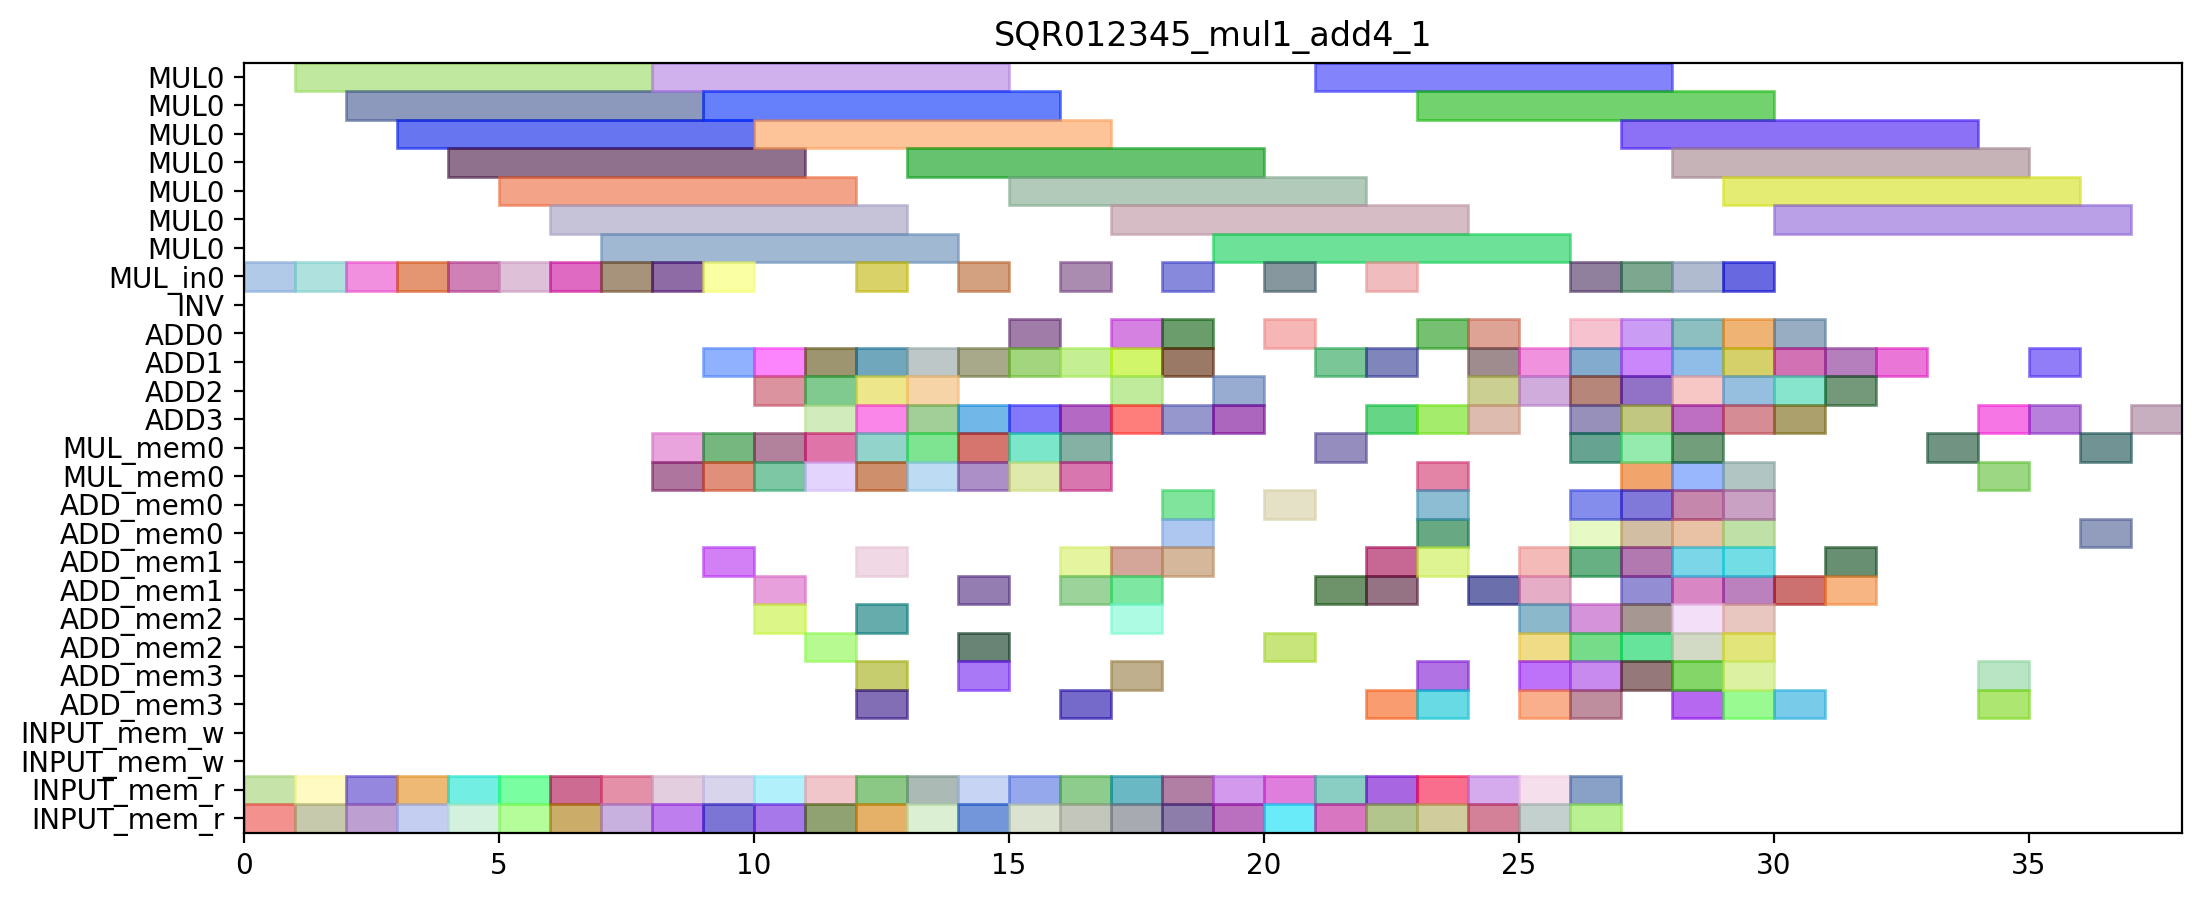

Reproduce this figure in Python.
from pyschedule import Scenario, solvers, plotters, alt

def solve_SQR012345_mul1_add4_1(ConstStep, ExpStep):
	horizon = 117
	S=Scenario("SQR012345_mul1_add4_1",horizon = horizon)

	# resource
	MUL = S.Resources('MUL', num=1, size=7)
	MUL_in = S.Resources('MUL_in', num=1)
	INV = S.Resource('INV')
	ADD = S.Resources('ADD', num=4, periods=range(1, horizon))
	MUL_mem = S.Resources('MUL_mem', num=1, size=2)
	ADD_mem = S.Resources('ADD_mem', num=4, size=2)
	INPUT_mem_w = S.Resource('INPUT_mem_w', size=2)
	INPUT_mem_r = S.Resource('INPUT_mem_r', size=2)

	# result of previous scheduling
	T6T1_in = S.Task('T6T1_in', length=1, delay_cost=1)
	S += T6T1_in >= 0
	T6T1_in += MUL_in[0]

	T6T1_mem0 = S.Task('T6T1_mem0', length=1, delay_cost=1)
	S += T6T1_mem0 >= 0
	T6T1_mem0 += INPUT_mem_r

	T6T1_mem1 = S.Task('T6T1_mem1', length=1, delay_cost=1)
	S += T6T1_mem1 >= 0
	T6T1_mem1 += INPUT_mem_r

	T6T0_in = S.Task('T6T0_in', length=1, delay_cost=1)
	S += T6T0_in >= 1
	T6T0_in += MUL_in[0]

	T6T0_mem0 = S.Task('T6T0_mem0', length=1, delay_cost=1)
	S += T6T0_mem0 >= 1
	T6T0_mem0 += INPUT_mem_r

	T6T0_mem1 = S.Task('T6T0_mem1', length=1, delay_cost=1)
	S += T6T0_mem1 >= 1
	T6T0_mem1 += INPUT_mem_r

	T6T1 = S.Task('T6T1', length=7, delay_cost=1)
	S += T6T1 >= 1
	T6T1 += MUL[0]

	T6T0 = S.Task('T6T0', length=7, delay_cost=1)
	S += T6T0 >= 2
	T6T0 += MUL[0]

	T7T1_in = S.Task('T7T1_in', length=1, delay_cost=1)
	S += T7T1_in >= 2
	T7T1_in += MUL_in[0]

	T7T1_mem0 = S.Task('T7T1_mem0', length=1, delay_cost=1)
	S += T7T1_mem0 >= 2
	T7T1_mem0 += INPUT_mem_r

	T7T1_mem1 = S.Task('T7T1_mem1', length=1, delay_cost=1)
	S += T7T1_mem1 >= 2
	T7T1_mem1 += INPUT_mem_r

	T7T0_in = S.Task('T7T0_in', length=1, delay_cost=1)
	S += T7T0_in >= 3
	T7T0_in += MUL_in[0]

	T7T0_mem0 = S.Task('T7T0_mem0', length=1, delay_cost=1)
	S += T7T0_mem0 >= 3
	T7T0_mem0 += INPUT_mem_r

	T7T0_mem1 = S.Task('T7T0_mem1', length=1, delay_cost=1)
	S += T7T0_mem1 >= 3
	T7T0_mem1 += INPUT_mem_r

	T7T1 = S.Task('T7T1', length=7, delay_cost=1)
	S += T7T1 >= 3
	T7T1 += MUL[0]

	T5T0_in = S.Task('T5T0_in', length=1, delay_cost=1)
	S += T5T0_in >= 4
	T5T0_in += MUL_in[0]

	T5T0_mem0 = S.Task('T5T0_mem0', length=1, delay_cost=1)
	S += T5T0_mem0 >= 4
	T5T0_mem0 += INPUT_mem_r

	T5T0_mem1 = S.Task('T5T0_mem1', length=1, delay_cost=1)
	S += T5T0_mem1 >= 4
	T5T0_mem1 += INPUT_mem_r

	T7T0 = S.Task('T7T0', length=7, delay_cost=1)
	S += T7T0 >= 4
	T7T0 += MUL[0]

	T5T0 = S.Task('T5T0', length=7, delay_cost=1)
	S += T5T0 >= 5
	T5T0 += MUL[0]

	T5T1_in = S.Task('T5T1_in', length=1, delay_cost=1)
	S += T5T1_in >= 5
	T5T1_in += MUL_in[0]

	T5T1_mem0 = S.Task('T5T1_mem0', length=1, delay_cost=1)
	S += T5T1_mem0 >= 5
	T5T1_mem0 += INPUT_mem_r

	T5T1_mem1 = S.Task('T5T1_mem1', length=1, delay_cost=1)
	S += T5T1_mem1 >= 5
	T5T1_mem1 += INPUT_mem_r

	T3T1_in = S.Task('T3T1_in', length=1, delay_cost=1)
	S += T3T1_in >= 6
	T3T1_in += MUL_in[0]

	T3T1_mem0 = S.Task('T3T1_mem0', length=1, delay_cost=1)
	S += T3T1_mem0 >= 6
	T3T1_mem0 += INPUT_mem_r

	T3T1_mem1 = S.Task('T3T1_mem1', length=1, delay_cost=1)
	S += T3T1_mem1 >= 6
	T3T1_mem1 += INPUT_mem_r

	T5T1 = S.Task('T5T1', length=7, delay_cost=1)
	S += T5T1 >= 6
	T5T1 += MUL[0]

	T3T0_in = S.Task('T3T0_in', length=1, delay_cost=1)
	S += T3T0_in >= 7
	T3T0_in += MUL_in[0]

	T3T0_mem0 = S.Task('T3T0_mem0', length=1, delay_cost=1)
	S += T3T0_mem0 >= 7
	T3T0_mem0 += INPUT_mem_r

	T3T0_mem1 = S.Task('T3T0_mem1', length=1, delay_cost=1)
	S += T3T0_mem1 >= 7
	T3T0_mem1 += INPUT_mem_r

	T3T1 = S.Task('T3T1', length=7, delay_cost=1)
	S += T3T1 >= 7
	T3T1 += MUL[0]

	T0T2_in = S.Task('T0T2_in', length=1, delay_cost=1)
	S += T0T2_in >= 8
	T0T2_in += MUL_in[0]

	T0T2_mem0 = S.Task('T0T2_mem0', length=1, delay_cost=1)
	S += T0T2_mem0 >= 8
	T0T2_mem0 += INPUT_mem_r

	T0T2_mem1 = S.Task('T0T2_mem1', length=1, delay_cost=1)
	S += T0T2_mem1 >= 8
	T0T2_mem1 += INPUT_mem_r

	T3T0 = S.Task('T3T0', length=7, delay_cost=1)
	S += T3T0 >= 8
	T3T0 += MUL[0]

	T60_mem0 = S.Task('T60_mem0', length=1, delay_cost=1)
	S += T60_mem0 >= 8
	T60_mem0 += MUL_mem[0]

	T60_mem1 = S.Task('T60_mem1', length=1, delay_cost=1)
	S += T60_mem1 >= 8
	T60_mem1 += MUL_mem[0]

	T0T2 = S.Task('T0T2', length=7, delay_cost=1)
	S += T0T2 >= 9
	T0T2 += MUL[0]

	T4T2_in = S.Task('T4T2_in', length=1, delay_cost=1)
	S += T4T2_in >= 9
	T4T2_in += MUL_in[0]

	T4T2_mem0 = S.Task('T4T2_mem0', length=1, delay_cost=1)
	S += T4T2_mem0 >= 9
	T4T2_mem0 += INPUT_mem_r

	T4T2_mem1 = S.Task('T4T2_mem1', length=1, delay_cost=1)
	S += T4T2_mem1 >= 9
	T4T2_mem1 += INPUT_mem_r

	T60 = S.Task('T60', length=1, delay_cost=1)
	S += T60 >= 9
	T60 += ADD[1]

	T6T5_mem0 = S.Task('T6T5_mem0', length=1, delay_cost=1)
	S += T6T5_mem0 >= 9
	T6T5_mem0 += MUL_mem[0]

	T6T5_mem1 = S.Task('T6T5_mem1', length=1, delay_cost=1)
	S += T6T5_mem1 >= 9
	T6T5_mem1 += MUL_mem[0]

	T0T0_mem0 = S.Task('T0T0_mem0', length=1, delay_cost=1)
	S += T0T0_mem0 >= 10
	T0T0_mem0 += INPUT_mem_r

	T0T0_mem1 = S.Task('T0T0_mem1', length=1, delay_cost=1)
	S += T0T0_mem1 >= 10
	T0T0_mem1 += INPUT_mem_r

	T4T2 = S.Task('T4T2', length=7, delay_cost=1)
	S += T4T2 >= 10
	T4T2 += MUL[0]

	T6T5 = S.Task('T6T5', length=1, delay_cost=1)
	S += T6T5 >= 10
	T6T5 += ADD[1]

	T70_mem0 = S.Task('T70_mem0', length=1, delay_cost=1)
	S += T70_mem0 >= 10
	T70_mem0 += MUL_mem[0]

	T70_mem1 = S.Task('T70_mem1', length=1, delay_cost=1)
	S += T70_mem1 >= 10
	T70_mem1 += MUL_mem[0]

	T0T0 = S.Task('T0T0', length=1, delay_cost=1)
	S += T0T0 >= 11
	T0T0 += ADD[3]

	T0T1_mem0 = S.Task('T0T1_mem0', length=1, delay_cost=1)
	S += T0T1_mem0 >= 11
	T0T1_mem0 += INPUT_mem_r

	T0T1_mem1 = S.Task('T0T1_mem1', length=1, delay_cost=1)
	S += T0T1_mem1 >= 11
	T0T1_mem1 += INPUT_mem_r

	T70 = S.Task('T70', length=1, delay_cost=1)
	S += T70 >= 11
	T70 += ADD[2]

	T7T5_mem0 = S.Task('T7T5_mem0', length=1, delay_cost=1)
	S += T7T5_mem0 >= 11
	T7T5_mem0 += MUL_mem[0]

	T7T5_mem1 = S.Task('T7T5_mem1', length=1, delay_cost=1)
	S += T7T5_mem1 >= 11
	T7T5_mem1 += MUL_mem[0]

	T00_in = S.Task('T00_in', length=1, delay_cost=1)
	S += T00_in >= 12
	T00_in += MUL_in[0]

	T00_mem0 = S.Task('T00_mem0', length=1, delay_cost=1)
	S += T00_mem0 >= 12
	T00_mem0 += ADD_mem[3]

	T00_mem1 = S.Task('T00_mem1', length=1, delay_cost=1)
	S += T00_mem1 >= 12
	T00_mem1 += ADD_mem[3]

	T0T1 = S.Task('T0T1', length=1, delay_cost=1)
	S += T0T1 >= 12
	T0T1 += ADD[3]

	T5T5_mem0 = S.Task('T5T5_mem0', length=1, delay_cost=1)
	S += T5T5_mem0 >= 12
	T5T5_mem0 += MUL_mem[0]

	T5T5_mem1 = S.Task('T5T5_mem1', length=1, delay_cost=1)
	S += T5T5_mem1 >= 12
	T5T5_mem1 += MUL_mem[0]

	T6T2_mem0 = S.Task('T6T2_mem0', length=1, delay_cost=1)
	S += T6T2_mem0 >= 12
	T6T2_mem0 += INPUT_mem_r

	T6T2_mem1 = S.Task('T6T2_mem1', length=1, delay_cost=1)
	S += T6T2_mem1 >= 12
	T6T2_mem1 += INPUT_mem_r

	T7T5 = S.Task('T7T5', length=1, delay_cost=1)
	S += T7T5 >= 12
	T7T5 += ADD[2]

	T00 = S.Task('T00', length=7, delay_cost=1)
	S += T00 >= 13
	T00 += MUL[0]

	T50_mem0 = S.Task('T50_mem0', length=1, delay_cost=1)
	S += T50_mem0 >= 13
	T50_mem0 += MUL_mem[0]

	T50_mem1 = S.Task('T50_mem1', length=1, delay_cost=1)
	S += T50_mem1 >= 13
	T50_mem1 += MUL_mem[0]

	T5T5 = S.Task('T5T5', length=1, delay_cost=1)
	S += T5T5 >= 13
	T5T5 += ADD[1]

	T6T2 = S.Task('T6T2', length=1, delay_cost=1)
	S += T6T2 >= 13
	T6T2 += ADD[2]

	T6T3_mem0 = S.Task('T6T3_mem0', length=1, delay_cost=1)
	S += T6T3_mem0 >= 13
	T6T3_mem0 += INPUT_mem_r

	T6T3_mem1 = S.Task('T6T3_mem1', length=1, delay_cost=1)
	S += T6T3_mem1 >= 13
	T6T3_mem1 += INPUT_mem_r

	T3T3_mem0 = S.Task('T3T3_mem0', length=1, delay_cost=1)
	S += T3T3_mem0 >= 14
	T3T3_mem0 += INPUT_mem_r

	T3T3_mem1 = S.Task('T3T3_mem1', length=1, delay_cost=1)
	S += T3T3_mem1 >= 14
	T3T3_mem1 += INPUT_mem_r

	T3T5_mem0 = S.Task('T3T5_mem0', length=1, delay_cost=1)
	S += T3T5_mem0 >= 14
	T3T5_mem0 += MUL_mem[0]

	T3T5_mem1 = S.Task('T3T5_mem1', length=1, delay_cost=1)
	S += T3T5_mem1 >= 14
	T3T5_mem1 += MUL_mem[0]

	T50 = S.Task('T50', length=1, delay_cost=1)
	S += T50 >= 14
	T50 += ADD[1]

	T6T3 = S.Task('T6T3', length=1, delay_cost=1)
	S += T6T3 >= 14
	T6T3 += ADD[3]

	T6T4_in = S.Task('T6T4_in', length=1, delay_cost=1)
	S += T6T4_in >= 14
	T6T4_in += MUL_in[0]

	T6T4_mem0 = S.Task('T6T4_mem0', length=1, delay_cost=1)
	S += T6T4_mem0 >= 14
	T6T4_mem0 += ADD_mem[2]

	T6T4_mem1 = S.Task('T6T4_mem1', length=1, delay_cost=1)
	S += T6T4_mem1 >= 14
	T6T4_mem1 += ADD_mem[3]

	T30_mem0 = S.Task('T30_mem0', length=1, delay_cost=1)
	S += T30_mem0 >= 15
	T30_mem0 += MUL_mem[0]

	T30_mem1 = S.Task('T30_mem1', length=1, delay_cost=1)
	S += T30_mem1 >= 15
	T30_mem1 += MUL_mem[0]

	T3T2_mem0 = S.Task('T3T2_mem0', length=1, delay_cost=1)
	S += T3T2_mem0 >= 15
	T3T2_mem0 += INPUT_mem_r

	T3T2_mem1 = S.Task('T3T2_mem1', length=1, delay_cost=1)
	S += T3T2_mem1 >= 15
	T3T2_mem1 += INPUT_mem_r

	T3T3 = S.Task('T3T3', length=1, delay_cost=1)
	S += T3T3 >= 15
	T3T3 += ADD[1]

	T3T5 = S.Task('T3T5', length=1, delay_cost=1)
	S += T3T5 >= 15
	T3T5 += ADD[0]

	T6T4 = S.Task('T6T4', length=7, delay_cost=1)
	S += T6T4 >= 15
	T6T4 += MUL[0]

	T01_mem0 = S.Task('T01_mem0', length=1, delay_cost=1)
	S += T01_mem0 >= 16
	T01_mem0 += MUL_mem[0]

	T30 = S.Task('T30', length=1, delay_cost=1)
	S += T30 >= 16
	T30 += ADD[3]

	T3T2 = S.Task('T3T2', length=1, delay_cost=1)
	S += T3T2 >= 16
	T3T2 += ADD[1]

	T3T4_in = S.Task('T3T4_in', length=1, delay_cost=1)
	S += T3T4_in >= 16
	T3T4_in += MUL_in[0]

	T3T4_mem0 = S.Task('T3T4_mem0', length=1, delay_cost=1)
	S += T3T4_mem0 >= 16
	T3T4_mem0 += ADD_mem[1]

	T3T4_mem1 = S.Task('T3T4_mem1', length=1, delay_cost=1)
	S += T3T4_mem1 >= 16
	T3T4_mem1 += ADD_mem[1]

	T41_mem0 = S.Task('T41_mem0', length=1, delay_cost=1)
	S += T41_mem0 >= 16
	T41_mem0 += MUL_mem[0]

	T7T3_mem0 = S.Task('T7T3_mem0', length=1, delay_cost=1)
	S += T7T3_mem0 >= 16
	T7T3_mem0 += INPUT_mem_r

	T7T3_mem1 = S.Task('T7T3_mem1', length=1, delay_cost=1)
	S += T7T3_mem1 >= 16
	T7T3_mem1 += INPUT_mem_r

	T01 = S.Task('T01', length=1, delay_cost=1)
	S += T01 >= 17
	T01 += ADD[1]

	T3T4 = S.Task('T3T4', length=7, delay_cost=1)
	S += T3T4 >= 17
	T3T4 += MUL[0]

	T41 = S.Task('T41', length=1, delay_cost=1)
	S += T41 >= 17
	T41 += ADD[2]

	T7T2_mem0 = S.Task('T7T2_mem0', length=1, delay_cost=1)
	S += T7T2_mem0 >= 17
	T7T2_mem0 += INPUT_mem_r

	T7T2_mem1 = S.Task('T7T2_mem1', length=1, delay_cost=1)
	S += T7T2_mem1 >= 17
	T7T2_mem1 += INPUT_mem_r

	T7T3 = S.Task('T7T3', length=1, delay_cost=1)
	S += T7T3 >= 17
	T7T3 += ADD[0]

	T4T0_mem0 = S.Task('T4T0_mem0', length=1, delay_cost=1)
	S += T4T0_mem0 >= 18
	T4T0_mem0 += INPUT_mem_r

	T4T0_mem1 = S.Task('T4T0_mem1', length=1, delay_cost=1)
	S += T4T0_mem1 >= 18
	T4T0_mem1 += INPUT_mem_r

	T7T2 = S.Task('T7T2', length=1, delay_cost=1)
	S += T7T2 >= 18
	T7T2 += ADD[0]

	T7T4_in = S.Task('T7T4_in', length=1, delay_cost=1)
	S += T7T4_in >= 18
	T7T4_in += MUL_in[0]

	T7T4_mem0 = S.Task('T7T4_mem0', length=1, delay_cost=1)
	S += T7T4_mem0 >= 18
	T7T4_mem0 += ADD_mem[0]

	T7T4_mem1 = S.Task('T7T4_mem1', length=1, delay_cost=1)
	S += T7T4_mem1 >= 18
	T7T4_mem1 += ADD_mem[0]

	T4T0 = S.Task('T4T0', length=1, delay_cost=1)
	S += T4T0 >= 19
	T4T0 += ADD[2]

	T4T1_mem0 = S.Task('T4T1_mem0', length=1, delay_cost=1)
	S += T4T1_mem0 >= 19
	T4T1_mem0 += INPUT_mem_r

	T4T1_mem1 = S.Task('T4T1_mem1', length=1, delay_cost=1)
	S += T4T1_mem1 >= 19
	T4T1_mem1 += INPUT_mem_r

	T7T4 = S.Task('T7T4', length=7, delay_cost=1)
	S += T7T4 >= 19
	T7T4 += MUL[0]

	T40_in = S.Task('T40_in', length=1, delay_cost=1)
	S += T40_in >= 20
	T40_in += MUL_in[0]

	T40_mem0 = S.Task('T40_mem0', length=1, delay_cost=1)
	S += T40_mem0 >= 20
	T40_mem0 += ADD_mem[2]

	T40_mem1 = S.Task('T40_mem1', length=1, delay_cost=1)
	S += T40_mem1 >= 20
	T40_mem1 += ADD_mem[0]

	T4T1 = S.Task('T4T1', length=1, delay_cost=1)
	S += T4T1 >= 20
	T4T1 += ADD[0]

	T5T3_mem0 = S.Task('T5T3_mem0', length=1, delay_cost=1)
	S += T5T3_mem0 >= 20
	T5T3_mem0 += INPUT_mem_r

	T5T3_mem1 = S.Task('T5T3_mem1', length=1, delay_cost=1)
	S += T5T3_mem1 >= 20
	T5T3_mem1 += INPUT_mem_r

	T40 = S.Task('T40', length=7, delay_cost=1)
	S += T40 >= 21
	T40 += MUL[0]

	T5T2_mem0 = S.Task('T5T2_mem0', length=1, delay_cost=1)
	S += T5T2_mem0 >= 21
	T5T2_mem0 += INPUT_mem_r

	T5T2_mem1 = S.Task('T5T2_mem1', length=1, delay_cost=1)
	S += T5T2_mem1 >= 21
	T5T2_mem1 += INPUT_mem_r

	T5T3 = S.Task('T5T3', length=1, delay_cost=1)
	S += T5T3 >= 21
	T5T3 += ADD[1]

	T11_mem0 = S.Task('T11_mem0', length=1, delay_cost=1)
	S += T11_mem0 >= 22
	T11_mem0 += INPUT_mem_r

	T11_mem1 = S.Task('T11_mem1', length=1, delay_cost=1)
	S += T11_mem1 >= 22
	T11_mem1 += INPUT_mem_r

	T5T2 = S.Task('T5T2', length=1, delay_cost=1)
	S += T5T2 >= 22
	T5T2 += ADD[3]

	T5T4_in = S.Task('T5T4_in', length=1, delay_cost=1)
	S += T5T4_in >= 22
	T5T4_in += MUL_in[0]

	T5T4_mem0 = S.Task('T5T4_mem0', length=1, delay_cost=1)
	S += T5T4_mem0 >= 22
	T5T4_mem0 += ADD_mem[3]

	T5T4_mem1 = S.Task('T5T4_mem1', length=1, delay_cost=1)
	S += T5T4_mem1 >= 22
	T5T4_mem1 += ADD_mem[1]

	T11 = S.Task('T11', length=1, delay_cost=1)
	S += T11 >= 23
	T11 += ADD[3]

	T1_1_mem0 = S.Task('T1_1_mem0', length=1, delay_cost=1)
	S += T1_1_mem0 >= 23
	T1_1_mem0 += ADD_mem[3]

	T1_1_mem1 = S.Task('T1_1_mem1', length=1, delay_cost=1)
	S += T1_1_mem1 >= 23
	T1_1_mem1 += INPUT_mem_r

	T21_mem0 = S.Task('T21_mem0', length=1, delay_cost=1)
	S += T21_mem0 >= 23
	T21_mem0 += ADD_mem[3]

	T21_mem1 = S.Task('T21_mem1', length=1, delay_cost=1)
	S += T21_mem1 >= 23
	T21_mem1 += INPUT_mem_r

	T5T4 = S.Task('T5T4', length=7, delay_cost=1)
	S += T5T4 >= 23
	T5T4 += MUL[0]

	T10_mem0 = S.Task('T10_mem0', length=1, delay_cost=1)
	S += T10_mem0 >= 24
	T10_mem0 += INPUT_mem_r

	T10_mem1 = S.Task('T10_mem1', length=1, delay_cost=1)
	S += T10_mem1 >= 24
	T10_mem1 += INPUT_mem_r

	T1_1 = S.Task('T1_1', length=1, delay_cost=1)
	S += T1_1 >= 24
	T1_1 += ADD[0]

	T21 = S.Task('T21', length=1, delay_cost=1)
	S += T21 >= 24
	T21 += ADD[2]

	T10 = S.Task('T10', length=1, delay_cost=1)
	S += T10 >= 25
	T10 += ADD[2]

	T1_0_mem0 = S.Task('T1_0_mem0', length=1, delay_cost=1)
	S += T1_0_mem0 >= 25
	T1_0_mem0 += ADD_mem[2]

	T1_0_mem1 = S.Task('T1_0_mem1', length=1, delay_cost=1)
	S += T1_0_mem1 >= 25
	T1_0_mem1 += INPUT_mem_r

	T20_mem0 = S.Task('T20_mem0', length=1, delay_cost=1)
	S += T20_mem0 >= 25
	T20_mem0 += ADD_mem[2]

	T20_mem1 = S.Task('T20_mem1', length=1, delay_cost=1)
	S += T20_mem1 >= 25
	T20_mem1 += INPUT_mem_r

	T1_0 = S.Task('T1_0', length=1, delay_cost=1)
	S += T1_0 >= 26
	T1_0 += ADD[0]

	T20 = S.Task('T20', length=1, delay_cost=1)
	S += T20 >= 26
	T20 += ADD[1]


	# new tasks
	T1_1T0 = S.Task('T1_1T0', length=1, delay_cost=1)
	T1_1T0 += alt(ADD)

	T1_1T0_mem0 = S.Task('T1_1T0_mem0', length=1, delay_cost=1)
	T1_1T0_mem0 += ADD_mem[0]
	S += 26<T1_1T0_mem0
	S += T1_1T0_mem0<=T1_1T0

	T1_1T0_mem1 = S.Task('T1_1T0_mem1', length=1, delay_cost=1)
	T1_1T0_mem1 += ADD_mem[0]
	S += 24<T1_1T0_mem1
	S += T1_1T0_mem1<=T1_1T0

	T1_1T1 = S.Task('T1_1T1', length=1, delay_cost=1)
	T1_1T1 += alt(ADD)

	T1_1T1_mem0 = S.Task('T1_1T1_mem0', length=1, delay_cost=1)
	T1_1T1_mem0 += ADD_mem[0]
	S += 26<T1_1T1_mem0
	S += T1_1T1_mem0<=T1_1T1

	T1_1T1_mem1 = S.Task('T1_1T1_mem1', length=1, delay_cost=1)
	T1_1T1_mem1 += ADD_mem[0]
	S += 24<T1_1T1_mem1
	S += T1_1T1_mem1<=T1_1T1

	T1_1T2_in = S.Task('T1_1T2_in', length=1, delay_cost=1)
	T1_1T2_in += alt(MUL_in)
	T1_1T2 = S.Task('T1_1T2', length=7, delay_cost=1)
	T1_1T2 += alt(MUL)
	S+=T1_1T2>=T1_1T2_in

	T1_1T2_mem0 = S.Task('T1_1T2_mem0', length=1, delay_cost=1)
	T1_1T2_mem0 += ADD_mem[0]
	S += 26<T1_1T2_mem0
	S += T1_1T2_mem0<=T1_1T2

	T1_1T2_mem1 = S.Task('T1_1T2_mem1', length=1, delay_cost=1)
	T1_1T2_mem1 += ADD_mem[0]
	S += 24<T1_1T2_mem1
	S += T1_1T2_mem1<=T1_1T2

	T2_T0 = S.Task('T2_T0', length=1, delay_cost=1)
	T2_T0 += alt(ADD)

	T2_T0_mem0 = S.Task('T2_T0_mem0', length=1, delay_cost=1)
	T2_T0_mem0 += ADD_mem[1]
	S += 26<T2_T0_mem0
	S += T2_T0_mem0<=T2_T0

	T2_T0_mem1 = S.Task('T2_T0_mem1', length=1, delay_cost=1)
	T2_T0_mem1 += ADD_mem[2]
	S += 24<T2_T0_mem1
	S += T2_T0_mem1<=T2_T0

	T2_T1 = S.Task('T2_T1', length=1, delay_cost=1)
	T2_T1 += alt(ADD)

	T2_T1_mem0 = S.Task('T2_T1_mem0', length=1, delay_cost=1)
	T2_T1_mem0 += ADD_mem[1]
	S += 26<T2_T1_mem0
	S += T2_T1_mem0<=T2_T1

	T2_T1_mem1 = S.Task('T2_T1_mem1', length=1, delay_cost=1)
	T2_T1_mem1 += ADD_mem[2]
	S += 24<T2_T1_mem1
	S += T2_T1_mem1<=T2_T1

	T2_T2_in = S.Task('T2_T2_in', length=1, delay_cost=1)
	T2_T2_in += alt(MUL_in)
	T2_T2 = S.Task('T2_T2', length=7, delay_cost=1)
	T2_T2 += alt(MUL)
	S+=T2_T2>=T2_T2_in

	T2_T2_mem0 = S.Task('T2_T2_mem0', length=1, delay_cost=1)
	T2_T2_mem0 += ADD_mem[1]
	S += 26<T2_T2_mem0
	S += T2_T2_mem0<=T2_T2

	T2_T2_mem1 = S.Task('T2_T2_mem1', length=1, delay_cost=1)
	T2_T2_mem1 += ADD_mem[2]
	S += 24<T2_T2_mem1
	S += T2_T2_mem1<=T2_T2

	T31 = S.Task('T31', length=1, delay_cost=1)
	T31 += alt(ADD)

	T31_mem0 = S.Task('T31_mem0', length=1, delay_cost=1)
	T31_mem0 += MUL_mem[0]
	S += 23<T31_mem0
	S += T31_mem0<=T31

	T31_mem1 = S.Task('T31_mem1', length=1, delay_cost=1)
	T31_mem1 += ADD_mem[0]
	S += 15<T31_mem1
	S += T31_mem1<=T31

	T3_0 = S.Task('T3_0', length=1, delay_cost=1)
	T3_0 += alt(ADD)

	T3_0_mem0 = S.Task('T3_0_mem0', length=1, delay_cost=1)
	T3_0_mem0 += ADD_mem[3]
	S += 16<T3_0_mem0
	S += T3_0_mem0<=T3_0

	T51 = S.Task('T51', length=1, delay_cost=1)
	T51 += alt(ADD)

	T51_mem0 = S.Task('T51_mem0', length=1, delay_cost=1)
	T51_mem0 += MUL_mem[0]
	S += 29<T51_mem0
	S += T51_mem0<=T51

	T51_mem1 = S.Task('T51_mem1', length=1, delay_cost=1)
	T51_mem1 += ADD_mem[1]
	S += 13<T51_mem1
	S += T51_mem1<=T51

	T61 = S.Task('T61', length=1, delay_cost=1)
	T61 += alt(ADD)

	T61_mem0 = S.Task('T61_mem0', length=1, delay_cost=1)
	T61_mem0 += MUL_mem[0]
	S += 21<T61_mem0
	S += T61_mem0<=T61

	T61_mem1 = S.Task('T61_mem1', length=1, delay_cost=1)
	T61_mem1 += ADD_mem[1]
	S += 10<T61_mem1
	S += T61_mem1<=T61

	T71 = S.Task('T71', length=1, delay_cost=1)
	T71 += alt(ADD)

	T71_mem0 = S.Task('T71_mem0', length=1, delay_cost=1)
	T71_mem0 += MUL_mem[0]
	S += 25<T71_mem0
	S += T71_mem0<=T71

	T71_mem1 = S.Task('T71_mem1', length=1, delay_cost=1)
	T71_mem1 += ADD_mem[2]
	S += 12<T71_mem1
	S += T71_mem1<=T71

	C010 = S.Task('C010', length=1, delay_cost=1)
	C010 += alt(ADD)

	C010_mem0 = S.Task('C010_mem0', length=1, delay_cost=1)
	C010_mem0 += ADD_mem[1]
	S += 14<C010_mem0
	S += C010_mem0<=C010

	C100 = S.Task('C100', length=1, delay_cost=1)
	C100 += alt(ADD)

	C100_mem0 = S.Task('C100_mem0', length=1, delay_cost=1)
	C100_mem0 += ADD_mem[1]
	S += 9<C100_mem0
	S += C100_mem0<=C100

	C110 = S.Task('C110', length=1, delay_cost=1)
	C110 += alt(ADD)

	C110_mem0 = S.Task('C110_mem0', length=1, delay_cost=1)
	C110_mem0 += MUL_mem[0]
	S += 19<C110_mem0
	S += C110_mem0<=C110

	C110_mem1 = S.Task('C110_mem1', length=1, delay_cost=1)
	C110_mem1 += MUL_mem[0]
	S += 27<C110_mem1
	S += C110_mem1<=C110

	C111 = S.Task('C111', length=1, delay_cost=1)
	C111 += alt(ADD)

	C111_mem0 = S.Task('C111_mem0', length=1, delay_cost=1)
	C111_mem0 += ADD_mem[1]
	S += 17<C111_mem0
	S += C111_mem0<=C111

	C111_mem1 = S.Task('C111_mem1', length=1, delay_cost=1)
	C111_mem1 += ADD_mem[2]
	S += 17<C111_mem1
	S += C111_mem1<=C111

	C200 = S.Task('C200', length=1, delay_cost=1)
	C200 += alt(ADD)

	C200_mem0 = S.Task('C200_mem0', length=1, delay_cost=1)
	C200_mem0 += MUL_mem[0]
	S += 27<C200_mem0
	S += C200_mem0<=C200

	C200_mem1 = S.Task('C200_mem1', length=1, delay_cost=1)
	C200_mem1 += ADD_mem[2]
	S += 17<C200_mem1
	S += C200_mem1<=C200

	C201 = S.Task('C201', length=1, delay_cost=1)
	C201 += alt(ADD)

	C201_mem0 = S.Task('C201_mem0', length=1, delay_cost=1)
	C201_mem0 += MUL_mem[0]
	S += 27<C201_mem0
	S += C201_mem0<=C201

	C201_mem1 = S.Task('C201_mem1', length=1, delay_cost=1)
	C201_mem1 += ADD_mem[2]
	S += 17<C201_mem1
	S += C201_mem1<=C201

	C210 = S.Task('C210', length=1, delay_cost=1)
	C210 += alt(ADD)

	C210_mem0 = S.Task('C210_mem0', length=1, delay_cost=1)
	C210_mem0 += ADD_mem[2]
	S += 11<C210_mem0
	S += C210_mem0<=C210

	T1_10_in = S.Task('T1_10_in', length=1, delay_cost=1)
	T1_10_in += alt(MUL_in)
	T1_10 = S.Task('T1_10', length=7, delay_cost=1)
	T1_10 += alt(MUL)
	S+=T1_10>=T1_10_in

	T1_10_mem0 = S.Task('T1_10_mem0', length=1, delay_cost=1)
	T1_10_mem0 += alt(ADD_mem)
	S += (T1_1T0*ADD[0])-1<T1_10_mem0*ADD_mem[0]
	S += (T1_1T0*ADD[1])-1<T1_10_mem0*ADD_mem[1]
	S += (T1_1T0*ADD[2])-1<T1_10_mem0*ADD_mem[2]
	S += (T1_1T0*ADD[3])-1<T1_10_mem0*ADD_mem[3]
	S += T1_10_mem0<=T1_10

	T1_10_mem1 = S.Task('T1_10_mem1', length=1, delay_cost=1)
	T1_10_mem1 += alt(ADD_mem)
	S += (T1_1T1*ADD[0])-1<T1_10_mem1*ADD_mem[0]
	S += (T1_1T1*ADD[1])-1<T1_10_mem1*ADD_mem[1]
	S += (T1_1T1*ADD[2])-1<T1_10_mem1*ADD_mem[2]
	S += (T1_1T1*ADD[3])-1<T1_10_mem1*ADD_mem[3]
	S += T1_10_mem1<=T1_10

	T1_11 = S.Task('T1_11', length=1, delay_cost=1)
	T1_11 += alt(ADD)

	T1_11_mem0 = S.Task('T1_11_mem0', length=1, delay_cost=1)
	T1_11_mem0 += alt(MUL_mem)
	S += (T1_1T2*MUL[0])-1<T1_11_mem0*MUL_mem[0]
	S += T1_11_mem0<=T1_11

	T2_0_in = S.Task('T2_0_in', length=1, delay_cost=1)
	T2_0_in += alt(MUL_in)
	T2_0 = S.Task('T2_0', length=7, delay_cost=1)
	T2_0 += alt(MUL)
	S+=T2_0>=T2_0_in

	T2_0_mem0 = S.Task('T2_0_mem0', length=1, delay_cost=1)
	T2_0_mem0 += alt(ADD_mem)
	S += (T2_T0*ADD[0])-1<T2_0_mem0*ADD_mem[0]
	S += (T2_T0*ADD[1])-1<T2_0_mem0*ADD_mem[1]
	S += (T2_T0*ADD[2])-1<T2_0_mem0*ADD_mem[2]
	S += (T2_T0*ADD[3])-1<T2_0_mem0*ADD_mem[3]
	S += T2_0_mem0<=T2_0

	T2_0_mem1 = S.Task('T2_0_mem1', length=1, delay_cost=1)
	T2_0_mem1 += alt(ADD_mem)
	S += (T2_T1*ADD[0])-1<T2_0_mem1*ADD_mem[0]
	S += (T2_T1*ADD[1])-1<T2_0_mem1*ADD_mem[1]
	S += (T2_T1*ADD[2])-1<T2_0_mem1*ADD_mem[2]
	S += (T2_T1*ADD[3])-1<T2_0_mem1*ADD_mem[3]
	S += T2_0_mem1<=T2_0

	T2_1 = S.Task('T2_1', length=1, delay_cost=1)
	T2_1 += alt(ADD)

	T2_1_mem0 = S.Task('T2_1_mem0', length=1, delay_cost=1)
	T2_1_mem0 += alt(MUL_mem)
	S += (T2_T2*MUL[0])-1<T2_1_mem0*MUL_mem[0]
	S += T2_1_mem0<=T2_1

	T3_1 = S.Task('T3_1', length=1, delay_cost=1)
	T3_1 += alt(ADD)

	T3_1_mem0 = S.Task('T3_1_mem0', length=1, delay_cost=1)
	T3_1_mem0 += alt(ADD_mem)
	S += (T31*ADD[0])-1<T3_1_mem0*ADD_mem[0]
	S += (T31*ADD[1])-1<T3_1_mem0*ADD_mem[1]
	S += (T31*ADD[2])-1<T3_1_mem0*ADD_mem[2]
	S += (T31*ADD[3])-1<T3_1_mem0*ADD_mem[3]
	S += T3_1_mem0<=T3_1

	C011 = S.Task('C011', length=1, delay_cost=1)
	C011 += alt(ADD)

	C011_mem0 = S.Task('C011_mem0', length=1, delay_cost=1)
	C011_mem0 += alt(ADD_mem)
	S += (T51*ADD[0])-1<C011_mem0*ADD_mem[0]
	S += (T51*ADD[1])-1<C011_mem0*ADD_mem[1]
	S += (T51*ADD[2])-1<C011_mem0*ADD_mem[2]
	S += (T51*ADD[3])-1<C011_mem0*ADD_mem[3]
	S += C011_mem0<=C011

	C01_0 = S.Task('C01_0', length=1, delay_cost=1)
	C01_0 += alt(ADD)

	C01_0_mem0 = S.Task('C01_0_mem0', length=1, delay_cost=1)
	C01_0_mem0 += alt(ADD_mem)
	S += (C010*ADD[0])-1<C01_0_mem0*ADD_mem[0]
	S += (C010*ADD[1])-1<C01_0_mem0*ADD_mem[1]
	S += (C010*ADD[2])-1<C01_0_mem0*ADD_mem[2]
	S += (C010*ADD[3])-1<C01_0_mem0*ADD_mem[3]
	S += C01_0_mem0<=C01_0

	C01_0_mem1 = S.Task('C01_0_mem1', length=1, delay_cost=1)
	C01_0_mem1 += ADD_mem[1]
	S += 14<C01_0_mem1
	S += C01_0_mem1<=C01_0

	C101 = S.Task('C101', length=1, delay_cost=1)
	C101 += alt(ADD)

	C101_mem0 = S.Task('C101_mem0', length=1, delay_cost=1)
	C101_mem0 += alt(ADD_mem)
	S += (T61*ADD[0])-1<C101_mem0*ADD_mem[0]
	S += (T61*ADD[1])-1<C101_mem0*ADD_mem[1]
	S += (T61*ADD[2])-1<C101_mem0*ADD_mem[2]
	S += (T61*ADD[3])-1<C101_mem0*ADD_mem[3]
	S += C101_mem0<=C101

	C10_0 = S.Task('C10_0', length=1, delay_cost=1)
	C10_0 += alt(ADD)

	C10_0_mem0 = S.Task('C10_0_mem0', length=1, delay_cost=1)
	C10_0_mem0 += alt(ADD_mem)
	S += (C100*ADD[0])-1<C10_0_mem0*ADD_mem[0]
	S += (C100*ADD[1])-1<C10_0_mem0*ADD_mem[1]
	S += (C100*ADD[2])-1<C10_0_mem0*ADD_mem[2]
	S += (C100*ADD[3])-1<C10_0_mem0*ADD_mem[3]
	S += C10_0_mem0<=C10_0

	C10_0_mem1 = S.Task('C10_0_mem1', length=1, delay_cost=1)
	C10_0_mem1 += ADD_mem[1]
	S += 9<C10_0_mem1
	S += C10_0_mem1<=C10_0

	C11_0 = S.Task('C11_0', length=1, delay_cost=1)
	C11_0 += alt(ADD)

	C11_0_mem0 = S.Task('C11_0_mem0', length=1, delay_cost=1)
	C11_0_mem0 += alt(ADD_mem)
	S += (C110*ADD[0])-1<C11_0_mem0*ADD_mem[0]
	S += (C110*ADD[1])-1<C11_0_mem0*ADD_mem[1]
	S += (C110*ADD[2])-1<C11_0_mem0*ADD_mem[2]
	S += (C110*ADD[3])-1<C11_0_mem0*ADD_mem[3]
	S += C11_0_mem0<=C11_0

	C11_1 = S.Task('C11_1', length=1, delay_cost=1)
	C11_1 += alt(ADD)

	C11_1_mem0 = S.Task('C11_1_mem0', length=1, delay_cost=1)
	C11_1_mem0 += alt(ADD_mem)
	S += (C111*ADD[0])-1<C11_1_mem0*ADD_mem[0]
	S += (C111*ADD[1])-1<C11_1_mem0*ADD_mem[1]
	S += (C111*ADD[2])-1<C11_1_mem0*ADD_mem[2]
	S += (C111*ADD[3])-1<C11_1_mem0*ADD_mem[3]
	S += C11_1_mem0<=C11_1

	C20_0 = S.Task('C20_0', length=1, delay_cost=1)
	C20_0 += alt(ADD)

	C20_0_mem0 = S.Task('C20_0_mem0', length=1, delay_cost=1)
	C20_0_mem0 += alt(ADD_mem)
	S += (C200*ADD[0])-1<C20_0_mem0*ADD_mem[0]
	S += (C200*ADD[1])-1<C20_0_mem0*ADD_mem[1]
	S += (C200*ADD[2])-1<C20_0_mem0*ADD_mem[2]
	S += (C200*ADD[3])-1<C20_0_mem0*ADD_mem[3]
	S += C20_0_mem0<=C20_0

	C20_0_mem1 = S.Task('C20_0_mem1', length=1, delay_cost=1)
	C20_0_mem1 += alt(ADD_mem)
	S += (T3_0*ADD[0])-1<C20_0_mem1*ADD_mem[0]
	S += (T3_0*ADD[1])-1<C20_0_mem1*ADD_mem[1]
	S += (T3_0*ADD[2])-1<C20_0_mem1*ADD_mem[2]
	S += (T3_0*ADD[3])-1<C20_0_mem1*ADD_mem[3]
	S += C20_0_mem1<=C20_0

	C211 = S.Task('C211', length=1, delay_cost=1)
	C211 += alt(ADD)

	C211_mem0 = S.Task('C211_mem0', length=1, delay_cost=1)
	C211_mem0 += alt(ADD_mem)
	S += (T71*ADD[0])-1<C211_mem0*ADD_mem[0]
	S += (T71*ADD[1])-1<C211_mem0*ADD_mem[1]
	S += (T71*ADD[2])-1<C211_mem0*ADD_mem[2]
	S += (T71*ADD[3])-1<C211_mem0*ADD_mem[3]
	S += C211_mem0<=C211

	C21_0 = S.Task('C21_0', length=1, delay_cost=1)
	C21_0 += alt(ADD)

	C21_0_mem0 = S.Task('C21_0_mem0', length=1, delay_cost=1)
	C21_0_mem0 += alt(ADD_mem)
	S += (C210*ADD[0])-1<C21_0_mem0*ADD_mem[0]
	S += (C210*ADD[1])-1<C21_0_mem0*ADD_mem[1]
	S += (C210*ADD[2])-1<C21_0_mem0*ADD_mem[2]
	S += (C210*ADD[3])-1<C21_0_mem0*ADD_mem[3]
	S += C21_0_mem0<=C21_0

	C21_0_mem1 = S.Task('C21_0_mem1', length=1, delay_cost=1)
	C21_0_mem1 += ADD_mem[2]
	S += 11<C21_0_mem1
	S += C21_0_mem1<=C21_0

	C000 = S.Task('C000', length=1, delay_cost=1)
	C000 += alt(ADD)

	C000_mem0 = S.Task('C000_mem0', length=1, delay_cost=1)
	C000_mem0 += alt(ADD_mem)
	S += (T3_0*ADD[0])-1<C000_mem0*ADD_mem[0]
	S += (T3_0*ADD[1])-1<C000_mem0*ADD_mem[1]
	S += (T3_0*ADD[2])-1<C000_mem0*ADD_mem[2]
	S += (T3_0*ADD[3])-1<C000_mem0*ADD_mem[3]
	S += C000_mem0<=C000

	C000_mem1 = S.Task('C000_mem1', length=1, delay_cost=1)
	C000_mem1 += alt(ADD_mem)
	S += (T3_1*ADD[0])-1<C000_mem1*ADD_mem[0]
	S += (T3_1*ADD[1])-1<C000_mem1*ADD_mem[1]
	S += (T3_1*ADD[2])-1<C000_mem1*ADD_mem[2]
	S += (T3_1*ADD[3])-1<C000_mem1*ADD_mem[3]
	S += C000_mem1<=C000

	C001 = S.Task('C001', length=1, delay_cost=1)
	C001 += alt(ADD)

	C001_mem0 = S.Task('C001_mem0', length=1, delay_cost=1)
	C001_mem0 += alt(ADD_mem)
	S += (T3_0*ADD[0])-1<C001_mem0*ADD_mem[0]
	S += (T3_0*ADD[1])-1<C001_mem0*ADD_mem[1]
	S += (T3_0*ADD[2])-1<C001_mem0*ADD_mem[2]
	S += (T3_0*ADD[3])-1<C001_mem0*ADD_mem[3]
	S += C001_mem0<=C001

	C001_mem1 = S.Task('C001_mem1', length=1, delay_cost=1)
	C001_mem1 += alt(ADD_mem)
	S += (T3_1*ADD[0])-1<C001_mem1*ADD_mem[0]
	S += (T3_1*ADD[1])-1<C001_mem1*ADD_mem[1]
	S += (T3_1*ADD[2])-1<C001_mem1*ADD_mem[2]
	S += (T3_1*ADD[3])-1<C001_mem1*ADD_mem[3]
	S += C001_mem1<=C001

	C01_1 = S.Task('C01_1', length=1, delay_cost=1)
	C01_1 += alt(ADD)

	C01_1_mem0 = S.Task('C01_1_mem0', length=1, delay_cost=1)
	C01_1_mem0 += alt(ADD_mem)
	S += (C011*ADD[0])-1<C01_1_mem0*ADD_mem[0]
	S += (C011*ADD[1])-1<C01_1_mem0*ADD_mem[1]
	S += (C011*ADD[2])-1<C01_1_mem0*ADD_mem[2]
	S += (C011*ADD[3])-1<C01_1_mem0*ADD_mem[3]
	S += C01_1_mem0<=C01_1

	C01_1_mem1 = S.Task('C01_1_mem1', length=1, delay_cost=1)
	C01_1_mem1 += alt(ADD_mem)
	S += (T51*ADD[0])-1<C01_1_mem1*ADD_mem[0]
	S += (T51*ADD[1])-1<C01_1_mem1*ADD_mem[1]
	S += (T51*ADD[2])-1<C01_1_mem1*ADD_mem[2]
	S += (T51*ADD[3])-1<C01_1_mem1*ADD_mem[3]
	S += C01_1_mem1<=C01_1

	C01_10 = S.Task('C01_10', length=1, delay_cost=1)
	C01_10 += alt(ADD)

	C01_10_mem0 = S.Task('C01_10_mem0', length=1, delay_cost=1)
	C01_10_mem0 += alt(ADD_mem)
	S += (C01_0*ADD[0])-1<C01_10_mem0*ADD_mem[0]
	S += (C01_0*ADD[1])-1<C01_10_mem0*ADD_mem[1]
	S += (C01_0*ADD[2])-1<C01_10_mem0*ADD_mem[2]
	S += (C01_0*ADD[3])-1<C01_10_mem0*ADD_mem[3]
	S += C01_10_mem0<=C01_10

	C01_10_mem1 = S.Task('C01_10_mem1', length=1, delay_cost=1)
	C01_10_mem1 += INPUT_mem_r
	S += C01_10_mem1<=C01_10

	C10_1 = S.Task('C10_1', length=1, delay_cost=1)
	C10_1 += alt(ADD)

	C10_1_mem0 = S.Task('C10_1_mem0', length=1, delay_cost=1)
	C10_1_mem0 += alt(ADD_mem)
	S += (C101*ADD[0])-1<C10_1_mem0*ADD_mem[0]
	S += (C101*ADD[1])-1<C10_1_mem0*ADD_mem[1]
	S += (C101*ADD[2])-1<C10_1_mem0*ADD_mem[2]
	S += (C101*ADD[3])-1<C10_1_mem0*ADD_mem[3]
	S += C10_1_mem0<=C10_1

	C10_1_mem1 = S.Task('C10_1_mem1', length=1, delay_cost=1)
	C10_1_mem1 += alt(ADD_mem)
	S += (T61*ADD[0])-1<C10_1_mem1*ADD_mem[0]
	S += (T61*ADD[1])-1<C10_1_mem1*ADD_mem[1]
	S += (T61*ADD[2])-1<C10_1_mem1*ADD_mem[2]
	S += (T61*ADD[3])-1<C10_1_mem1*ADD_mem[3]
	S += C10_1_mem1<=C10_1

	C11_10 = S.Task('C11_10', length=1, delay_cost=1)
	C11_10 += alt(ADD)

	C11_10_mem0 = S.Task('C11_10_mem0', length=1, delay_cost=1)
	C11_10_mem0 += alt(MUL_mem)
	S += (T1_10*MUL[0])-1<C11_10_mem0*MUL_mem[0]
	S += C11_10_mem0<=C11_10

	C11_10_mem1 = S.Task('C11_10_mem1', length=1, delay_cost=1)
	C11_10_mem1 += alt(ADD_mem)
	S += (C11_0*ADD[0])-1<C11_10_mem1*ADD_mem[0]
	S += (C11_0*ADD[1])-1<C11_10_mem1*ADD_mem[1]
	S += (C11_0*ADD[2])-1<C11_10_mem1*ADD_mem[2]
	S += (C11_0*ADD[3])-1<C11_10_mem1*ADD_mem[3]
	S += C11_10_mem1<=C11_10

	C11_11 = S.Task('C11_11', length=1, delay_cost=1)
	C11_11 += alt(ADD)

	C11_11_mem0 = S.Task('C11_11_mem0', length=1, delay_cost=1)
	C11_11_mem0 += alt(ADD_mem)
	S += (T1_11*ADD[0])-1<C11_11_mem0*ADD_mem[0]
	S += (T1_11*ADD[1])-1<C11_11_mem0*ADD_mem[1]
	S += (T1_11*ADD[2])-1<C11_11_mem0*ADD_mem[2]
	S += (T1_11*ADD[3])-1<C11_11_mem0*ADD_mem[3]
	S += C11_11_mem0<=C11_11

	C11_11_mem1 = S.Task('C11_11_mem1', length=1, delay_cost=1)
	C11_11_mem1 += alt(ADD_mem)
	S += (C11_1*ADD[0])-1<C11_11_mem1*ADD_mem[0]
	S += (C11_1*ADD[1])-1<C11_11_mem1*ADD_mem[1]
	S += (C11_1*ADD[2])-1<C11_11_mem1*ADD_mem[2]
	S += (C11_1*ADD[3])-1<C11_11_mem1*ADD_mem[3]
	S += C11_11_mem1<=C11_11

	C20_1 = S.Task('C20_1', length=1, delay_cost=1)
	C20_1 += alt(ADD)

	C20_1_mem0 = S.Task('C20_1_mem0', length=1, delay_cost=1)
	C20_1_mem0 += alt(ADD_mem)
	S += (C201*ADD[0])-1<C20_1_mem0*ADD_mem[0]
	S += (C201*ADD[1])-1<C20_1_mem0*ADD_mem[1]
	S += (C201*ADD[2])-1<C20_1_mem0*ADD_mem[2]
	S += (C201*ADD[3])-1<C20_1_mem0*ADD_mem[3]
	S += C20_1_mem0<=C20_1

	C20_1_mem1 = S.Task('C20_1_mem1', length=1, delay_cost=1)
	C20_1_mem1 += alt(ADD_mem)
	S += (T3_1*ADD[0])-1<C20_1_mem1*ADD_mem[0]
	S += (T3_1*ADD[1])-1<C20_1_mem1*ADD_mem[1]
	S += (T3_1*ADD[2])-1<C20_1_mem1*ADD_mem[2]
	S += (T3_1*ADD[3])-1<C20_1_mem1*ADD_mem[3]
	S += C20_1_mem1<=C20_1

	C20_10 = S.Task('C20_10', length=1, delay_cost=1)
	C20_10 += alt(ADD)

	C20_10_mem0 = S.Task('C20_10_mem0', length=1, delay_cost=1)
	C20_10_mem0 += alt(ADD_mem)
	S += (C20_0*ADD[0])-1<C20_10_mem0*ADD_mem[0]
	S += (C20_0*ADD[1])-1<C20_10_mem0*ADD_mem[1]
	S += (C20_0*ADD[2])-1<C20_10_mem0*ADD_mem[2]
	S += (C20_0*ADD[3])-1<C20_10_mem0*ADD_mem[3]
	S += C20_10_mem0<=C20_10

	C21_1 = S.Task('C21_1', length=1, delay_cost=1)
	C21_1 += alt(ADD)

	C21_1_mem0 = S.Task('C21_1_mem0', length=1, delay_cost=1)
	C21_1_mem0 += alt(ADD_mem)
	S += (C211*ADD[0])-1<C21_1_mem0*ADD_mem[0]
	S += (C211*ADD[1])-1<C21_1_mem0*ADD_mem[1]
	S += (C211*ADD[2])-1<C21_1_mem0*ADD_mem[2]
	S += (C211*ADD[3])-1<C21_1_mem0*ADD_mem[3]
	S += C21_1_mem0<=C21_1

	C21_1_mem1 = S.Task('C21_1_mem1', length=1, delay_cost=1)
	C21_1_mem1 += alt(ADD_mem)
	S += (T71*ADD[0])-1<C21_1_mem1*ADD_mem[0]
	S += (T71*ADD[1])-1<C21_1_mem1*ADD_mem[1]
	S += (T71*ADD[2])-1<C21_1_mem1*ADD_mem[2]
	S += (T71*ADD[3])-1<C21_1_mem1*ADD_mem[3]
	S += C21_1_mem1<=C21_1

	C21_10 = S.Task('C21_10', length=1, delay_cost=1)
	C21_10 += alt(ADD)

	C21_10_mem0 = S.Task('C21_10_mem0', length=1, delay_cost=1)
	C21_10_mem0 += alt(ADD_mem)
	S += (C21_0*ADD[0])-1<C21_10_mem0*ADD_mem[0]
	S += (C21_0*ADD[1])-1<C21_10_mem0*ADD_mem[1]
	S += (C21_0*ADD[2])-1<C21_10_mem0*ADD_mem[2]
	S += (C21_0*ADD[3])-1<C21_10_mem0*ADD_mem[3]
	S += C21_10_mem0<=C21_10

	C21_10_mem1 = S.Task('C21_10_mem1', length=1, delay_cost=1)
	C21_10_mem1 += INPUT_mem_r
	S += C21_10_mem1<=C21_10

	solvers.mip.solve(S,msg=1,kind='CPLEX', time_limit=3600)

	solution = [['hoge']*len(S.solution()[1]) for i in range(len(S.solution()))]
	for i in range(len(S.solution())):
		for j in range(len(S.solution()[i])):
			solution[i][j]=str(S.solution()[i][j])
	print(solution)

	cycles = int(solution[-1][3])

	pic_file_name = "SQR012345_mul1_add4/SQR012345_mul1_add4_1.png"
	if(S.solution() != []):
		plotters.matplotlib.plot(S,img_filename=pic_file_name, vertical_text=True, fig_size=(cycles*0.25+3, 5), show_task_labels=False)

	return solution

if __name__ == "__main__":
	solution = solve_SQR012345_mul1_add4_1(0, 0)
